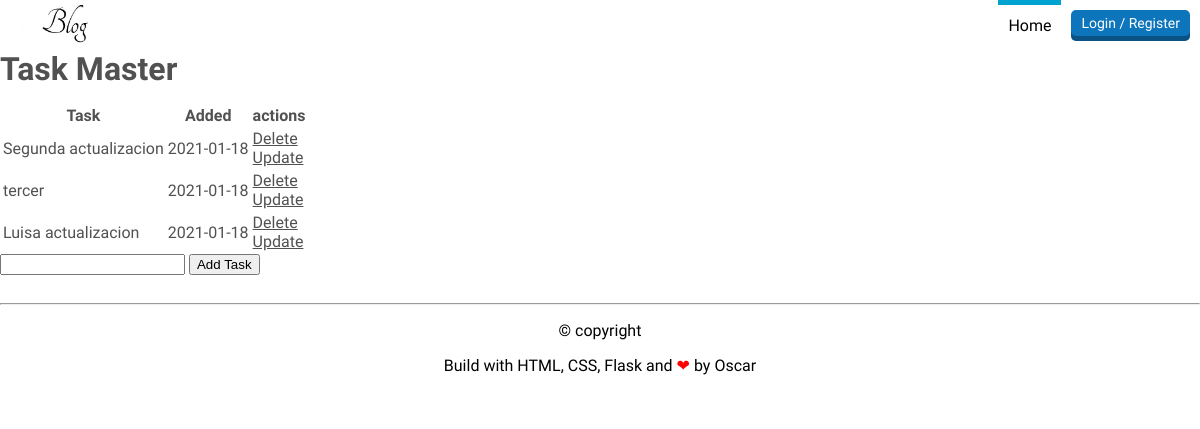
Page /agenda on the committed database.
### flaskblog/models.py (models this page shows, shortened)
class Todo(db.Model):
    id = db.Column(db.Integer, primary_key=True)
    content = db.Column(db.String(200), nullable=False)
    date_created = db.Column(db.DateTime, default=datetime.utcnow)

### flaskblog/users/routes.py (the view)
@users.route('/agenda', methods=['POST', 'GET'])
def agenda():
    if request.method == 'POST':
        task_content = request.form['content']
        new_task = Todo(content = task_content)
        db.session.add(new_task)
        db.session.commit()
        return redirect(url_for('users.agenda'))
    else:
        tasks = Todo.query.order_by(Todo.date_created).all()
        return render_template('agenda.html', tasks = tasks)

### flaskblog/templates/agenda.html
{% extends "layout.html" %}
{% block content %}
<header>
    <a href="{{ url_for('main.home') }}">
        <img src="{{ url_for('static', filename='profile_pics/logo.jpg') }}" alt="logo" height="40">
    </a>
    <div class="header-right">
        {% if current_user.is_authenticated %}
        <nav>
            <ul>
                <li><a href="{{ url_for('main.home') }}">Home</a></li>
                <li><a class="nav-item nav-link" href="{{ url_for('posts.new_post') }}">New Post</a></li>
                <li><a href="{{ url_for('users.agenda') }}" class="is-active">Agenda</a></li>
                <li><a href="{{ url_for('main.home') }}">Blog</a></li>
                <li><a href="#">Info</a></li>
                <li><a href="{{ url_for('users.account') }}">Account</a></li>
            </ul>
        </nav>
            <a href="{{ url_for('users.logout') }}" class="button red">logout</a>
        {% else %}
        <nav>
            <ul>
                <li><a href="{{ url_for('main.home') }}" class="is-active">Home</a></li>
            </ul>
        </nav>
            <a href="{{ url_for('users.login') }}" class="button blue">Login / Register</a>
        {% endif %}
    </div>
</header>
<div class="content">
    <h1>Task Master</h1>
    {% if tasks|length < 1 %}
    <h4> There are no tasks. Create one below!</h4>
    {% else %}
    <table>
        <tr>
            <th> Task </th>
            <th> Added </th>
            <th> actions </th>
        </tr>
        {% for task in tasks %}
            <tr>
                <td>{{ task.content}}</td>
                <td>{{ task.date_created.date() }}</td>
                <td>
                    <a href="/delete/{{task.id}}"> Delete </a>
                    <br>
                    <a href="/update_task/{{task.id}}"> Update </a>
                </td>
            </tr>
        {% endfor %}
    </table>
    {% endif %}
    <div class="form">
        <form action="/agenda" method="POST">
            <input type="text" name="content" id="content">
            <input type="submit" value="Add Task">
        </form>
    </div>
</div>
{% endblock content %}

### flaskblog/static/estilo.css (style rules this page uses)
body { font-family: 'allerta', sans-serif; margin: 0; color: #515151; }
a { color: #515151; }
header { background: white; height: 50px; padding: 0 10px; display: flex; justify-content: space-between; align-items: center; }
.header-right { height: inherit; display: flex; align-items: center; }
.header-right .button { margin-left: 10px; }
.button { background: gray; box-shadow: inset 0 -5px 0 rgba(0, 0, 0, .3); font-size: 14px; padding: 5px 10px 10px 10px; border-radius: 5px; text-decoration: none; color: white; transition: .2s; }
.button.blue { background: #0d75bb; border-color: #0d75bb; }
nav { height: inherit; margin: 0; }
nav ul { margin: 0; height: inherit; }
nav ul { display: flex; }
nav li { list-style: none; color: black; height: inherit; display: flex; align-items: center; }
nav li:after { content: "|"; display: inline-block; }
nav li:last-child:after { display: none; }
nav a { color: black; text-decoration: none; height: inherit; display: flex; padding: 0 10px; align-items: center; }
nav a.is-active { box-shadow: inset 0 5px 0 #00a3cf; }
h1 { margin: 0; font-weight: 600; margin-bottom: 15px; }

### rows in the picture
Todo: content "Segunda actualizacion", date_created "2021-01-18"
Todo: content "tercer", date_created "2021-01-18"
Todo: content "Luisa actualizacion", date_created "2021-01-18"
